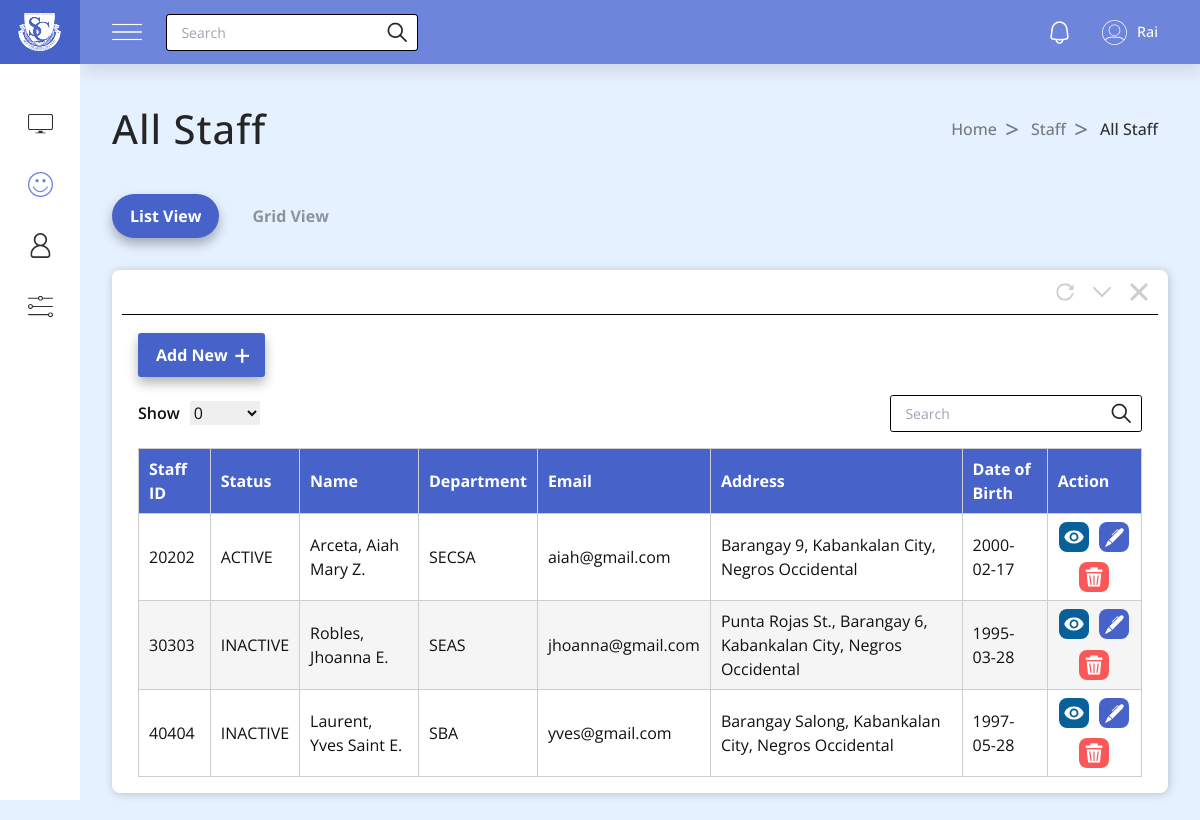
Page /admin/all_staff.php (signed in) on the committed database.
### tables this page shows
CREATE TABLE `employee_tbl` (
  `employee_id` int(11) NOT NULL,
  `fname` varchar(255) NOT NULL,
  `mname` varchar(255) NOT NULL,
  `lname` varchar(255) NOT NULL,
  `date_of_birth` date NOT NULL,
  `place_of_birth` varchar(255) NOT NULL,
  `sex` varchar(255) NOT NULL,
  `blood_type` varchar(255) NOT NULL,
  `civil_status` varchar(255) NOT NULL,
  `tin_id` varchar(100) NOT NULL,
  `citizenship` varchar(255) NOT NULL,
  `sss_no` varchar(100) NOT NULL,
  `pagibig_no` varchar(100) NOT NULL,
  `philhealth_no` varchar(100) NOT NULL,
  `height` float NOT NULL,
  `weight` float NOT NULL,
  `residential_address` varchar(255) NOT NULL,
  `permanent_address` varchar(255) NOT NULL,
  `email` varchar(255) NOT NULL,
  `contact_number` varchar(100) NOT NULL,
  `status` varchar(255) NOT NULL DEFAULT 'ACTIVE',
  `photo_path` varchar(255) DEFAULT NULL,
  `department` varchar(255) NOT NULL
);

### admin/all_staff.php (the view, shortened to what this page needs)
<?php
$active = "all staff";
?>
<!DOCTYPE html>
<html lang="en">
<head>
    <link rel="stylesheet" href="styles/nav.css" />
    <link rel="stylesheet" href="styles/all.css" />
    <script src="https://cdn.tailwindcss.com"></script>
</head>
<body>
    <?php require 'partials/aside.php' ?>
    <?php require 'partials/nav.php' ?>
    <section class="section">
        <div class="section-title">
            <h1>All Staff</h1>
            <div class="breadcrumbs">
                <a href="/hrms/admin/">Home</a>
                <a href="/hrms/admin/all_staff.php">Staff</a>
                <a href="#">All Staff</a>
            </div>
        </div>
        <div class="view-buttons">
            <button type="button" class="view-btn active">List View</button>
            <button type="button" class="view-btn">Grid View</button>
        </div>
        <div class="table-container">
            <div class="table-buttons">
                <button><img src="images/refresh.svg" alt="refresh"></button>
                <button>
                </button>
                <button><img src="images/x.svg" alt="x"></button>
            </div>
            <hr />
            <div class="all-staff">
                <div class="add-btn">
                    <a href="add_staff.php">Add New</a>
                </div>
                <div class="filter-search-container">
                    <div class="filter">
                        <span>Show</span>
                        <select name="select" id="select">
                            <option value="" selected hidden>0</option>
                        </select>
                    </div>
                    <div class="search-container">
                        <input id="search" name="search" type="text" placeholder="Search" autocomplete="off" />
                        <button>
                            <img src="images/search.svg" alt="" />
                        </button>
                    </div>
                </div>
                <div class="main-table-container">
                    <div class="table">
                        <table>
                            <thead>
                                <tr>
                                    <th>Staff ID</th>
                                    <th>Status</th>
                                    <th>Name</th>
                                    <th>Department</th>
                                    <th>Email</th>
                                    <th>Address</th>
                                    <th>Date of Birth</th>
                                    <th>Action</th>
                                </tr>
                            </thead>
                            <tbody id="staff-table-body">
                                <?php
                                include('includes/connection.php');
                                $query = mysqli_query($conn, "SELECT * FROM `employee_tbl`");
                                while ($row = mysqli_fetch_array($query)) {
                                ?>
                                    <tr>
                                        <td><label><?php echo $row['employee_id']; ?></label></td>
                                        <td><label><?= $row['status'] ?></label></td>
                                        <td><label><?php echo $row['lname'] . ', ' . $row['fname'] . ' ' . $row['mname']; ?></label></td>
                                        <td><label><?php echo $row['department']; ?></label></td>
                                        <td><label><?php echo $row['email']; ?></label></td>
                                        <td><label><?php echo $row['permanent_address']; ?></label></td>
                                        <td><label><?php echo $row['date_of_birth']; ?></label></td>
                                        <td class='action'>
                                            <a class="view-btn" href="about_staff.php?id=<?php echo $row['employee_id'] ?>">
                                                <div>
                                                    <img src="images/eyes.svg" alt="View">
                                                </div>
                                            </a>
                                            <a class='update-btn' href='edit_staff.php?id=<?php echo $row['employee_id']; ?>'>
                                                <div>
                                                    <img src="images/update-btn.svg" alt="update">
                                                </div>
                                            </a>
                                            <a class="delete-btn" href="functions/staff/delete.php?id=<?php echo $row['employee_id']; ?>">
                                                <div>
                                                    <img src="images/delete-btn.svg" alt="update">
                                                </div>
                                            </a>
                                        </td>
                                    </tr>
                                <?php } ?>
                            </tbody>
                        </table>
                    </div>
                </div>
            </div>
        </div>
    </section>
</body>
</html>

### admin/styles/nav.css (style rules this page uses)
.search-container { display: flex; justify-content: center; align-items: center; position: relative; }
.search-container input { width: 200px; height: 35px; padding: 0 0.9rem; padding-right: 2.1rem; outline: none; border: none; border-radius: 3px; font-size: 14px; }
.search-container button { width: 20px; height: 20px; position: absolute; right: 10px; cursor: pointer; }

### admin/styles/all.css (style rules this page uses)
body { display: flex; }
.view-buttons { display: flex; justify-content: start; align-items: center; gap: 15px; }
.view-buttons .view-btn { font-size: 1rem; font-weight: 700; padding: 10px 18px; border-radius: 25px; color: #8d939a; transition: color 0.2s linear; }
.view-buttons .view-btn.active { background: #4763ca; color: white; box-shadow: 0 6px 12px rgba(0, 0, 0, 0.3); }
.table-container { width: 100%; display: flex; flex-direction: column; justify-content: center; margin-top: 2rem; padding: 0 10px 1rem; border-radius: 8px; background: white; box-shadow: 1px 1px 10px rgba(0, 0, 0, 0.2); overflow: hidden; }
.table-container .table-buttons { display: flex; justify-content: end; align-items: center; gap: 1.2rem; padding: 0.8rem 0; padding-right: 10px; }
.table-container .table-buttons button { display: flex; justify-content: start; align-items: center; font-size: 1rem; font-weight: 700; cursor: pointer; }
.table-container .table-buttons button img { width: 18px; height: 18px; object-fit: cover; }
.table-container .table-buttons button svg { width: 18px; height: 18px; object-fit: cover; }
.table-container .table-buttons button #arrow { fill: #cecece; transform: rotate(90deg); }
.table-container hr { height: 0; outline: none; border: none; border-top: 1px solid black; }
.add-btn { height: 5rem; display: flex; justify-content: start; align-items: center; }
.add-btn a { font-size: 1rem; font-weight: 700; padding: 10px 37px 10px 18px; border-radius: 3px; background: #4763ca; color: white; box-shadow: 0 6px 12px rgba(0, 0, 0, 0.3); transition: color 0.2s linear; position: relative; }
.add-btn a::after { content: "+"; position: absolute; top: 0; font-size: 1.8rem; font-weight: 500; margin-left: 0.4rem; }
.filter-search-container { width: 100%; display: flex; justify-content: space-between; align-items: center; }
.filter-search-container .filter { display: flex; justify-content: center; align-items: center; gap: 10px; }
.filter span { font-size: 1rem; font-weight: 600; }
.filter select { width: 70px; font-size: 1rem; }
.search-container { border: 1px solid black; border-radius: 3px; }
.search-container input { width: 250px; }
.all-staff { flex: auto; width: 100%; padding: 0 1rem; }
.main-table-container { flex: auto; width: 100%; overflow-x: auto; }
.table { position: relative; width: 100%; height: 100%; margin-top: 1rem; overflow-x: auto; }
.table table { width: 100%; height: 100%; border-collapse: collapse; table-layout: auto; }
.table table thead { background: #4763ca; color: white; }
.table table tr, .table table th, .table table td { border: 1px solid #cecece; padding: 8px 10px; text-align: start; overflow: hidden; text-overflow: ellipsis; }
.table table tr:nth-child(even) { background: #f5f5f5; }
.table table .action { width: 100%; height: 100%; display: flex; flex-wrap: wrap; justify-content: center; align-items: center; border: 0; gap: 10px; }
.table table .action .view-btn div { background: #086099; width: 30px; height: 30px; padding: 5px; border-radius: 8px; }
.table table .action .update-btn div { background: #4763ca; width: 30px; height: 30px; padding: 5px; border-radius: 8px; }
.table table .action .delete-btn div { background: #fa5858; width: 30px; height: 30px; padding: 5px; border-radius: 8px; }

### rows in the picture
employee_tbl: employee_id "20202", status "ACTIVE", lname "Arceta", fname "Aiah Mary", mname "Z.", department "SECSA", email "aiah@gmail.com", permanent_address "Barangay 9, Kabankalan City, Negros Occidental", date_of_birth "2000-02-17"
employee_tbl: employee_id "30303", status "INACTIVE", lname "Robles", fname "Jhoanna", mname "E.", department "SEAS", email "jhoanna@gmail.com", permanent_address "Punta Rojas St., Barangay 6, Kabankalan City, Negros Occidental", date_of_birth "1995-03-28"
employee_tbl: employee_id "40404", status "INACTIVE", lname "Laurent", fname "Yves Saint", mname "E.", department "SBA", email "yves@gmail.com", permanent_address "Barangay Salong, Kabankalan City, Negros Occidental", date_of_birth "1997-05-28"
